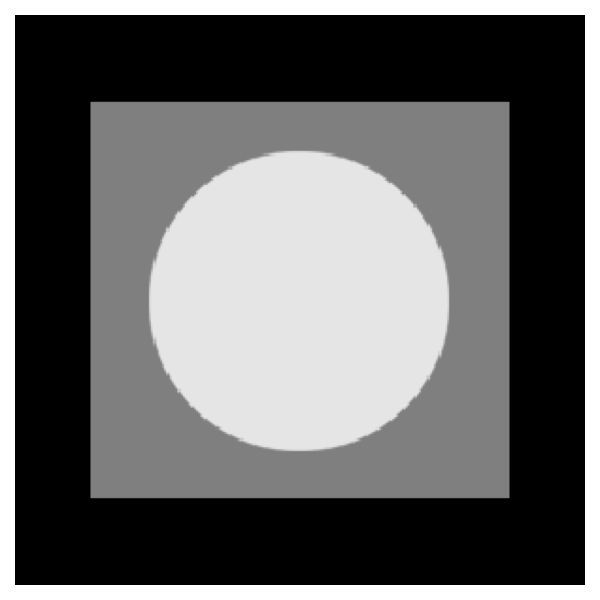

Write the Python code that produced this figure.
import numpy as np
import matplotlib.pyplot as plt
from skimage.io import imread
from skimage.util import img_as_float
from libDIPUM.data_path import dip_data

# %% Figure 5.3

# Data
f = imread(dip_data('test-pattern.tif'))
if f.ndim == 3:
    f = f[:, :, 0]

# MATLAB: f = im2double(f)
f = img_as_float(f)

# MATLAB: f = f(1:2:end, 1:2:end)
f = f[0::2, 0::2]
M, N = f.shape
print(f'Size after subsampling: M={M}, N={N}')

# Display
plt.figure(figsize=(6, 6))
plt.imshow(f, cmap='gray', vmin=0, vmax=1)
plt.axis('off')
plt.tight_layout()

# Print to file
plt.savefig('Figure53.png')
print('Saved Figure53.png')
plt.show()
